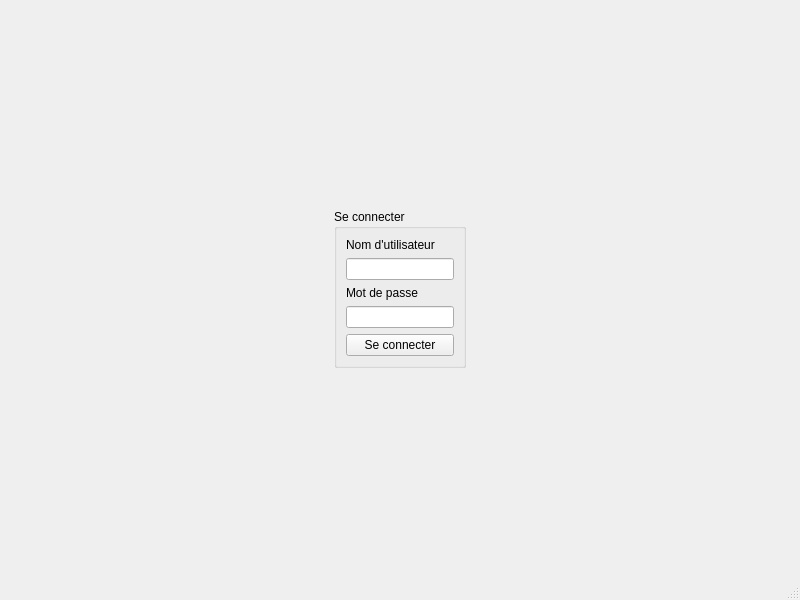
<?xml version="1.0" encoding="UTF-8"?>
<ui version="4.0">
 <class>ConnexionWindow</class>
 <widget class="QMainWindow" name="ConnexionWindow">
  <property name="geometry">
   <rect>
    <x>0</x>
    <y>0</y>
    <width>800</width>
    <height>600</height>
   </rect>
  </property>
  <property name="windowTitle">
   <string>MainWindow</string>
  </property>
  <widget class="QWidget" name="centralwidget">
   <layout class="QVBoxLayout" name="verticalLayout">
    <item alignment="Qt::AlignmentFlag::AlignHCenter|Qt::AlignmentFlag::AlignVCenter">
     <widget class="QGroupBox" name="groupBox">
      <property name="minimumSize">
       <size>
        <width>0</width>
        <height>150</height>
       </size>
      </property>
      <property name="title">
       <string>Se connecter</string>
      </property>
      <layout class="QVBoxLayout" name="verticalLayout_2">
       <item>
        <widget class="QLabel" name="label">
         <property name="text">
          <string>Nom d'utilisateur</string>
         </property>
        </widget>
       </item>
       <item>
        <widget class="QLineEdit" name="usernameInput">
         <property name="text">
          <string/>
         </property>
        </widget>
       </item>
       <item>
        <widget class="QLabel" name="label_2">
         <property name="text">
          <string>Mot de passe</string>
         </property>
        </widget>
       </item>
       <item>
        <widget class="QLineEdit" name="passwordInput">
         <property name="inputMask">
          <string notr="true"/>
         </property>
        </widget>
       </item>
       <item>
        <widget class="QPushButton" name="connexionButton">
         <property name="text">
          <string>Se connecter</string>
         </property>
        </widget>
       </item>
      </layout>
     </widget>
    </item>
   </layout>
  </widget>
  <widget class="QMenuBar" name="menubar">
   <property name="geometry">
    <rect>
     <x>0</x>
     <y>0</y>
     <width>800</width>
     <height>25</height>
    </rect>
   </property>
  </widget>
  <widget class="QStatusBar" name="statusbar"/>
 </widget>
 <resources/>
 <connections/>
</ui>
